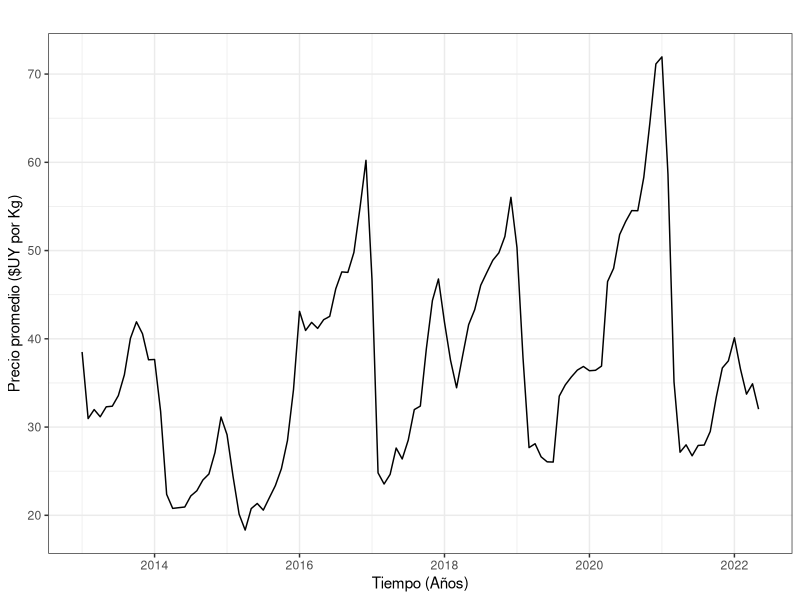
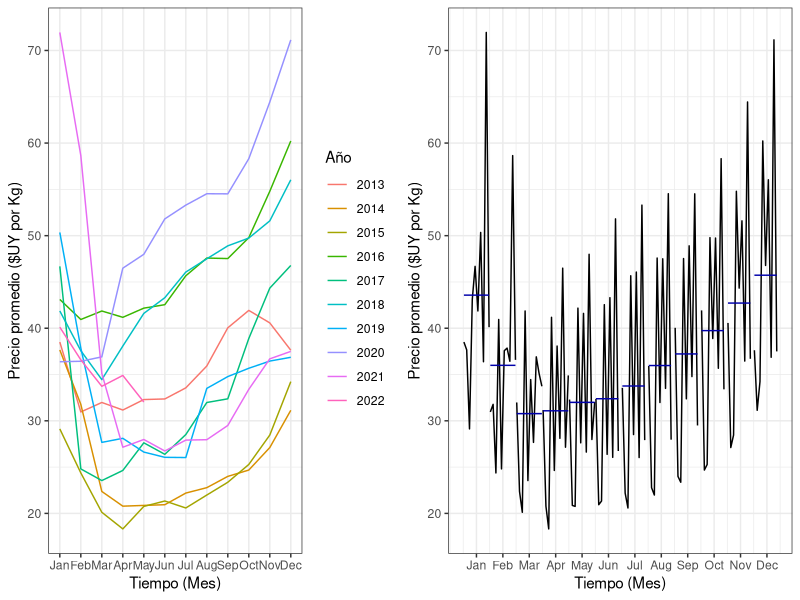
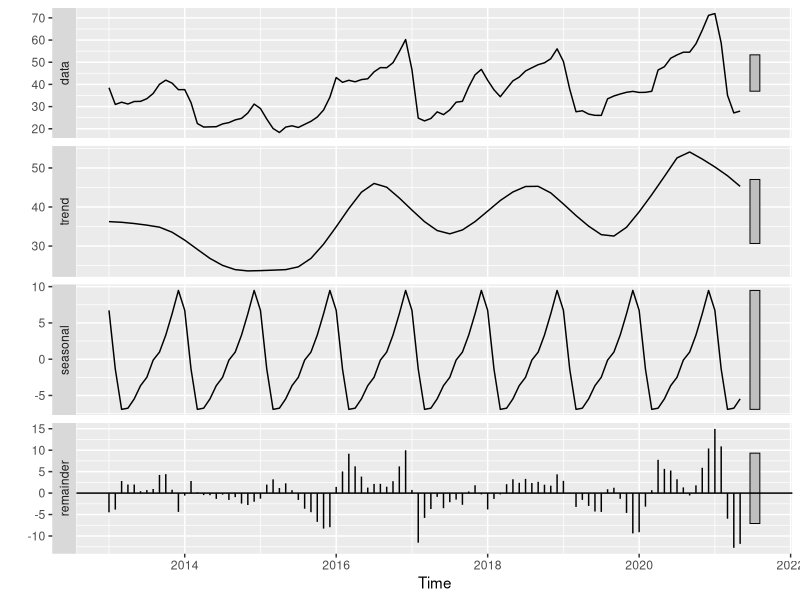
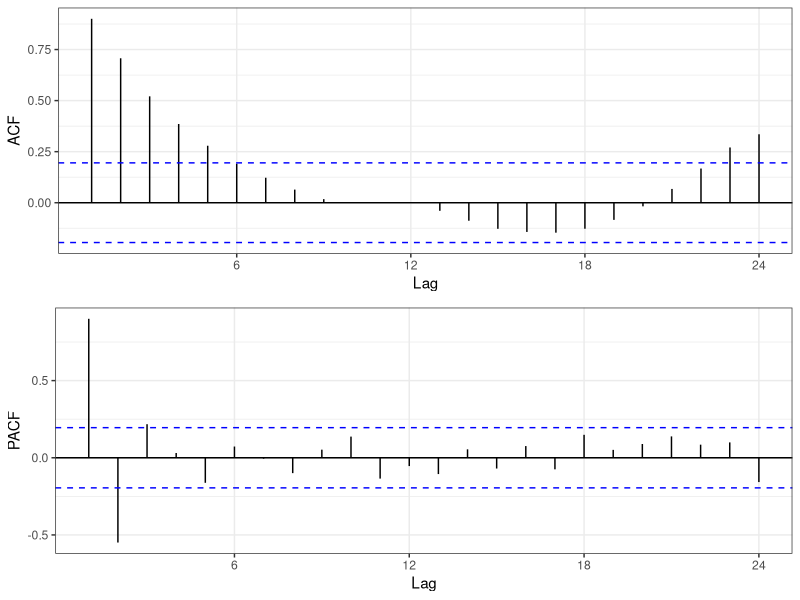
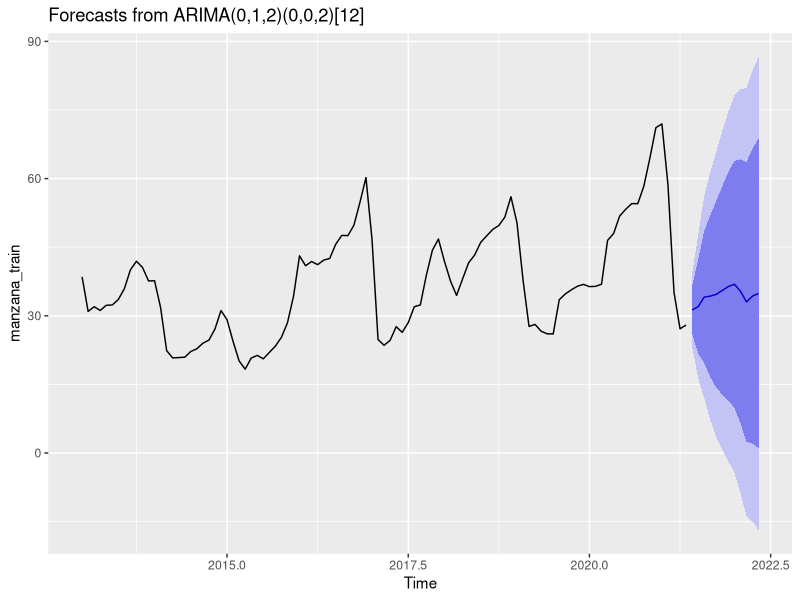

Generate these figures, in order, with R:
## ---- chunk 1
knitr::opts_chunk$set(
  echo = FALSE,
  include = FALSE,
  warning = FALSE,
  out.width = '80%',
  fig.align="center")
## ---- chunk 2
library(forecast)
library(dplyr)
library(ggplot2)
library(readr)
library(gridExtra)
## ---- chunk 3
precios_manzana <- read_csv("precios_uam_long.csv")  %>% 
  filter(producto == "Manzana")

# Se pasa a formato ts
manzana <- ts(precios_manzana$precio_promedio, start = c(2013, 1), end = c(2022, 5) , frequency = 12)

## ---- chunk 4
autoplot(manzana) +
  theme_bw() +
  labs(x = "Tiempo (Años)",  y = "Precio promedio ($UY por Kg)" )
## ---- chunk 5
a <- ggseasonplot(manzana) +
  theme_bw() +
  labs(x = "Tiempo (Mes)",  y = "Precio promedio ($UY por Kg)", title = NULL, color = "Año")

b <- ggsubseriesplot(manzana) +
  theme_bw() +
  labs(x = "Tiempo (Mes)",  y = "Precio promedio ($UY por Kg)")


grid.arrange(a, b, nrow = 1)
## ---- chunk 6
manzana_train <- window(manzana, end = c(2021, 5))
manzana_test <- window(manzana, start = c(2021, 6))
## ---- chunk 7

## ---- chunk 8
BoxCox.lambda(manzana_train)
## ---- chunk 9

# Ver si incluir y en qué parte

descomp <- stl(manzana_train, s.window = "periodic")

autoplot(descomp)
## ---- chunk 10
# Autocorrelación, serie original
acf1 <- ggAcf(manzana_train, type = "correlation", plot = FALSE) 
plot_acf1 <- autoplot(acf1) +
  labs(title = NULL) +
  theme_bw()

# Autocorrelación parcial, serie original
pacf1 <- ggAcf(manzana_train, type = "partial", plot = FALSE)
plot_pacf1 <- autoplot(pacf1) +
  labs(title = NULL) +
  theme_bw()

grid.arrange(plot_acf1, plot_pacf1)
## ---- chunk 11
modelo1 <- auto.arima(manzana_train)

autoplot(forecast(modelo1, h = 12))

r1 <- residuals(modelo1)
sapply(1:24, function(i) Box.test(r1, lag = i, type = "Ljung-Box")$p.value)

shapiro.test(r1)
